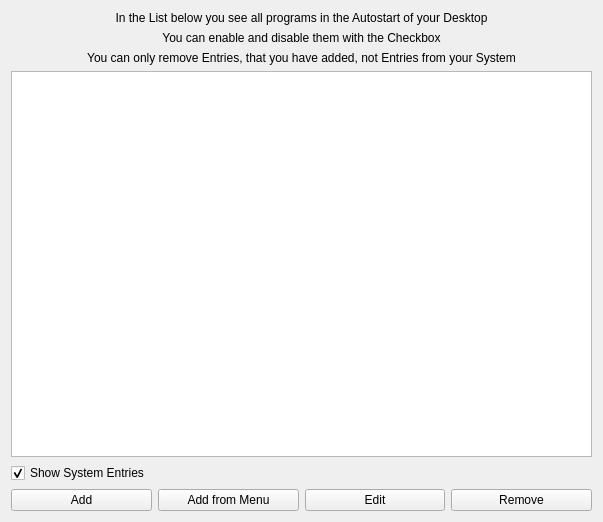
<?xml version="1.0" encoding="UTF-8"?>
<ui version="4.0">
 <class>MainWindow</class>
 <widget class="QWidget" name="MainWindow">
  <property name="geometry">
   <rect>
    <x>0</x>
    <y>0</y>
    <width>603</width>
    <height>522</height>
   </rect>
  </property>
  <property name="windowTitle">
   <string notr="true">jdSimpleAutostart</string>
  </property>
  <layout class="QVBoxLayout" name="verticalLayout">
   <item>
    <widget class="QLabel" name="label">
     <property name="text">
      <string>In the List below you see all programs in the Autostart of your Desktop</string>
     </property>
     <property name="alignment">
      <set>Qt::AlignCenter</set>
     </property>
    </widget>
   </item>
   <item>
    <widget class="QLabel" name="label_2">
     <property name="text">
      <string>You can enable and disable them with the Checkbox</string>
     </property>
     <property name="alignment">
      <set>Qt::AlignCenter</set>
     </property>
    </widget>
   </item>
   <item>
    <widget class="QLabel" name="label_3">
     <property name="text">
      <string>You can only remove Entries, that you have added, not Entries from your System</string>
     </property>
     <property name="alignment">
      <set>Qt::AlignCenter</set>
     </property>
    </widget>
   </item>
   <item>
    <widget class="QListWidget" name="desktop_list"/>
   </item>
   <item>
    <widget class="QCheckBox" name="system_entries_check_box">
     <property name="text">
      <string>Show System Entries</string>
     </property>
     <property name="checked">
      <bool>true</bool>
     </property>
    </widget>
   </item>
   <item>
    <layout class="QHBoxLayout" name="horizontalLayout">
     <item>
      <widget class="QPushButton" name="add_button">
       <property name="text">
        <string>Add</string>
       </property>
      </widget>
     </item>
     <item>
      <widget class="QPushButton" name="add_menu_button">
       <property name="text">
        <string>Add from Menu</string>
       </property>
      </widget>
     </item>
     <item>
      <widget class="QPushButton" name="edit_button">
       <property name="text">
        <string>Edit</string>
       </property>
      </widget>
     </item>
     <item>
      <widget class="QPushButton" name="remove_button">
       <property name="text">
        <string>Remove</string>
       </property>
      </widget>
     </item>
    </layout>
   </item>
  </layout>
 </widget>
 <resources/>
 <connections/>
</ui>
